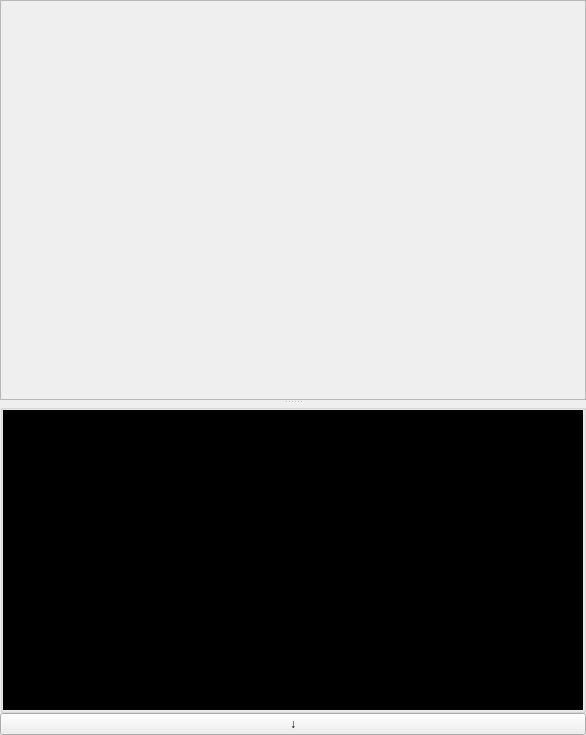
<?xml version="1.0" encoding="UTF-8"?>
<ui version="4.0">
 <class>MainWindow</class>
 <widget class="QMainWindow" name="MainWindow">
  <property name="geometry">
   <rect>
    <x>0</x>
    <y>0</y>
    <width>586</width>
    <height>531</height>
   </rect>
  </property>
  <property name="windowTitle">
   <string>MainWindow</string>
  </property>
  <widget class="QWidget" name="centralwidget">
   <layout class="QVBoxLayout" name="verticalLayout">
    <property name="spacing">
     <number>0</number>
    </property>
    <property name="leftMargin">
     <number>0</number>
    </property>
    <property name="topMargin">
     <number>0</number>
    </property>
    <property name="rightMargin">
     <number>0</number>
    </property>
    <property name="bottomMargin">
     <number>0</number>
    </property>
    <item>
     <widget class="QSplitter" name="splitter">
      <property name="frameShape">
       <enum>QFrame::NoFrame</enum>
      </property>
      <property name="lineWidth">
       <number>1</number>
      </property>
      <property name="orientation">
       <enum>Qt::Vertical</enum>
      </property>
      <property name="opaqueResize">
       <bool>true</bool>
      </property>
      <property name="childrenCollapsible">
       <bool>true</bool>
      </property>
      <widget class="QFrame" name="explorer_frame">
       <property name="sizePolicy">
        <sizepolicy hsizetype="Expanding" vsizetype="Expanding">
         <horstretch>10</horstretch>
         <verstretch>10</verstretch>
        </sizepolicy>
       </property>
       <property name="minimumSize">
        <size>
         <width>0</width>
         <height>400</height>
        </size>
       </property>
       <property name="styleSheet">
        <string notr="true"/>
       </property>
       <property name="frameShape">
        <enum>QFrame::StyledPanel</enum>
       </property>
       <property name="frameShadow">
        <enum>QFrame::Raised</enum>
       </property>
       <layout class="QGridLayout" name="gridLayout">
        <property name="leftMargin">
         <number>0</number>
        </property>
        <property name="topMargin">
         <number>0</number>
        </property>
        <property name="rightMargin">
         <number>0</number>
        </property>
        <property name="bottomMargin">
         <number>0</number>
        </property>
        <property name="spacing">
         <number>0</number>
        </property>
        <item row="1" column="0">
         <layout class="QGridLayout" name="explorer_container_layout">
          <property name="topMargin">
           <number>20</number>
          </property>
          <property name="spacing">
           <number>0</number>
          </property>
         </layout>
        </item>
       </layout>
      </widget>
      <widget class="QGroupBox" name="terminal_group">
       <property name="sizePolicy">
        <sizepolicy hsizetype="Fixed" vsizetype="Minimum">
         <horstretch>1</horstretch>
         <verstretch>1</verstretch>
        </sizepolicy>
       </property>
       <property name="minimumSize">
        <size>
         <width>0</width>
         <height>0</height>
        </size>
       </property>
       <layout class="QHBoxLayout" name="horizontalLayout">
        <property name="spacing">
         <number>0</number>
        </property>
        <property name="leftMargin">
         <number>0</number>
        </property>
        <property name="topMargin">
         <number>0</number>
        </property>
        <property name="rightMargin">
         <number>0</number>
        </property>
        <property name="bottomMargin">
         <number>0</number>
        </property>
        <item>
         <widget class="QFrame" name="terminal_frame">
          <property name="sizePolicy">
           <sizepolicy hsizetype="Preferred" vsizetype="Minimum">
            <horstretch>0</horstretch>
            <verstretch>0</verstretch>
           </sizepolicy>
          </property>
          <property name="minimumSize">
           <size>
            <width>0</width>
            <height>300</height>
           </size>
          </property>
          <property name="styleSheet">
           <string notr="true">background:black;</string>
          </property>
          <property name="frameShape">
           <enum>QFrame::StyledPanel</enum>
          </property>
          <property name="frameShadow">
           <enum>QFrame::Raised</enum>
          </property>
          <property name="lineWidth">
           <number>0</number>
          </property>
         </widget>
        </item>
       </layout>
      </widget>
     </widget>
    </item>
    <item>
     <widget class="QPushButton" name="button_toggle_terminal">
      <property name="maximumSize">
       <size>
        <width>16777215</width>
        <height>32</height>
       </size>
      </property>
      <property name="text">
       <string>↓</string>
      </property>
      <property name="default">
       <bool>false</bool>
      </property>
      <property name="flat">
       <bool>false</bool>
      </property>
     </widget>
    </item>
   </layout>
  </widget>
 </widget>
 <resources/>
 <connections/>
</ui>
